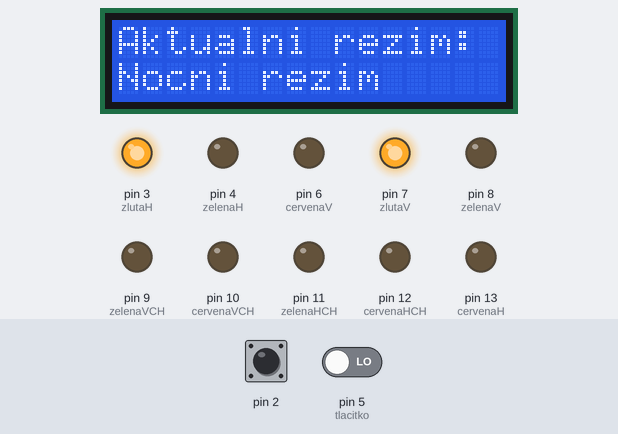
The sketch below on a simulated Arduino Uno, built with avr-gcc and run on an emulated ATmega328P. On the bench: 16×2 character LCD, output pins drawn as LEDs (lit = HIGH). Dashed ring = blinking. The inputs (shaded band) are chosen by the test bench; at power-on: pin 5 (tlacitko) LOW, pin 2 HIGH. What the sketch prints to the serial monitor is not drawn.

Above: at 1.2 s.
1.3 s: pin 5 (tlacitko) driven HIGH
At 3.6 s:
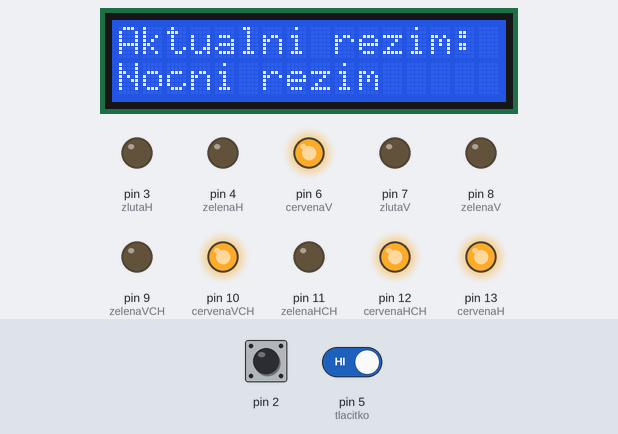
At 5.2 s:
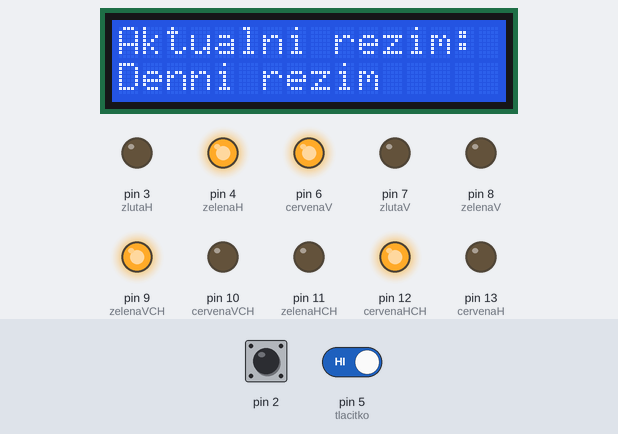
5.4 s: pin 5 (tlacitko) driven LOW
At 7.0 s:
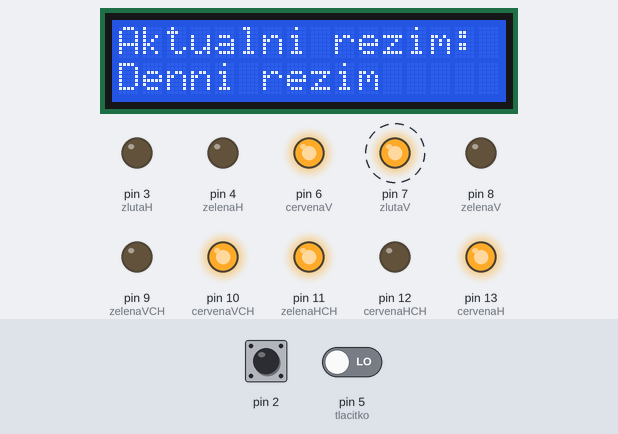
Timing chart, 0 to 14.6 s (numbered marks = the images above; inputs shaded):
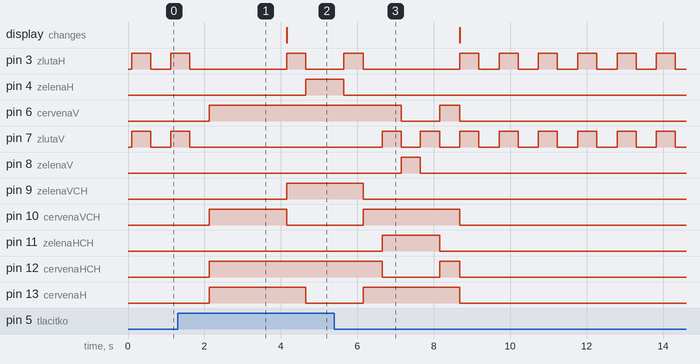

Measured:
- after the input at 1.3 s, pin 4 (zelenaH): LOW → HIGH after 3.4 s; pin 6 (cervenaV), pin 12 (cervenaHCH): LOW → HIGH after 0.82 s; pin 7 (zlutaV): goes on until 1.6 s, then stays LOW; pin 9 (zelenaVCH): LOW → HIGH after 2.9 s; pin 10 (cervenaVCH): LOW → HIGH after 0.82 s, → LOW 2.0 s later
- after the input at 5.4 s, pin 4 (zelenaH): goes on until 5.7 s, then stays LOW; pin 8 (zelenaV): goes on until 7.7 s, then stays LOW; pin 9 (zelenaVCH): goes on until 6.2 s, then stays LOW; pin 10 (cervenaVCH): goes on until 8.7 s, then stays LOW; pin 11 (zelenaHCH): goes on until 8.2 s, then stays LOW

The sketch:

final.ino
```cpp
#include <Wire.h>
#include <LiquidCrystal_I2C.h>
LiquidCrystal_I2C lcd(0x27,16,2);

int cervenaH = 13;  //pin 2 je červená pro hlavní semafor
int zlutaH = 3;  //pin 3 je žlutá pro hlavní semafor
int zelenaH = 4;  //pin 4 je zelená pro hlavní semafor
int zelenaV = 8;  //pin 8 je zelená pro vedlejší semafor
int zlutaV = 7;  //pin 7 je žlutá pro vedlejší semafor
int cervenaV = 6;   //pin 6 je červená vedlejší semafor
int tlacitko = 5; //pin 5 je tlacitko pro měnění režimů
int tlacitko2 = 2; //pin 2 je tlačítko pro zpoždění
int cervenaHCH = 12; //ping 12 je červená pro hlavní semafor pro chodce
int zelenaHCH = 11; //ping 11 je zelená pro hlavní semafor pro chodce
int cervenaVCH = 10; //ping 10 je červená pro vedlejší semafor pro chodce
int zelenaVCH = 9; //ping 9 je zelená pro vedlejší semafor pro chodce
int x = 1; //přednastavená hodnota pro noční režim
int d = 1000; //nastavení počátečního zpoždění na 1 sekundu
int z = 0; //pomocná proměnná pro výběr zpoždění
int y = 0; //pomocná proměnná pro zapnutí zpoždění
int a = 0; //pomocná proměnná pro auta


void setup() {
  Serial.begin(9600);
  lcd.init();
  lcd.backlight();
  attachInterrupt(0,zpozdeni,RISING);
  pinMode(2, INPUT_PULLUP);
  pinMode(cervenaH, OUTPUT);  //červená pro hlavní semafor je výstup
  pinMode(zlutaH, OUTPUT);  //žlutá pro hlavní semafor je výstup
  pinMode(zelenaH, OUTPUT);  //zelená pro hlavní semafor je výstup
  pinMode(zelenaV, OUTPUT);  //zelená pro vedlejší semafor je výstup
  pinMode(zlutaV, OUTPUT); //žlutá pro vedlejší semafor je výstup
  pinMode(cervenaV, OUTPUT);  //červená pro vedlejší semafor je výstup
  pinMode(cervenaHCH, OUTPUT); //červená pro hlavní semafor pro chodce je výstup
  pinMode(cervenaVCH, OUTPUT); //červená pro vedlejší semafor pro chodce je výstup
  pinMode(zelenaHCH, OUTPUT); //zelená pro hlavní semafor pro chodce je výstup
  pinMode(zelenaVCH, OUTPUT); //zelená pro vedlejší semafor pro chodce je výstup
  pinMode(tlacitko, INPUT); //switchbutton

}

void loop() {

    if (digitalRead(tlacitko) == HIGH) //denní režim
    {
    if (x == 1)
    {
      denstart();
      x=0;
    }
      den();
    }

    else
    {
      x=1;
      if (a == 5)
      {
        a=0;
        denstart();
        den();
      }
      noc();
      Serial.print("Pocet projetych aut: \t");
      Serial.println(a);
    }


}

void auta()
{
  a++;
}
void zpozdeni()
{
  y=1;
}

void den()
{
  //funkce pro den
      if (y == 1)
    {
      {
        y=0;
        z=z+1;
      }

      if (z == 0)
      {
        d=1000;
      }

      if (z == 1)
      {
        d=500;
      }

      if (z == 2)
      {
        d=250;
      }

      if (z == 3)
      {
        d=1000;
        z=0;
      }
    }
    Serial.print("Aktualni delay: \t");
    Serial.println(d);
    lcd.clear();
    lcd.setCursor(0,0);
    lcd.print("Aktualni rezim:");
    lcd.setCursor(0,1);
    lcd.print("Denni rezim");
    //2
    digitalWrite(zlutaH, HIGH);
    digitalWrite(zelenaVCH, HIGH);
    digitalWrite(cervenaVCH, LOW);
    delay(d);  //počkat 0.5 sekund
    //3
    digitalWrite(zelenaH, HIGH);
    digitalWrite(cervenaV, HIGH);
    digitalWrite(cervenaH, LOW);
    digitalWrite(zlutaH, LOW);
    delay(1000);  //počkat 1 sekundu
    //4
    digitalWrite(zelenaH, LOW);  //vypnout zelenou
    digitalWrite(zlutaH, HIGH);
    delay(d);  //počkat 0.5 sekund
    //5
    digitalWrite(cervenaH, HIGH);
    digitalWrite(zlutaH, LOW);
    digitalWrite(cervenaVCH, HIGH);
    digitalWrite(zelenaVCH, LOW);
    delay(d);  //počkat 0.5 sekund
    //6
    digitalWrite(zlutaV, HIGH);
    digitalWrite(zelenaHCH, HIGH);
    digitalWrite(cervenaHCH, LOW);
    delay(d);  //počkat 0.5 sekund
    //7
    digitalWrite(cervenaV, LOW);
    digitalWrite(zlutaV, LOW);
    digitalWrite(zelenaV, HIGH);
    delay(d);  //počkat 0.5 sekund
    //8
    digitalWrite(zlutaV, HIGH);
    digitalWrite(zelenaV, LOW);
    delay(d);  //počkat 0.5 sekund
    //9
    digitalWrite(zlutaV, LOW);
    digitalWrite(zelenaHCH, LOW);
    digitalWrite(cervenaV, HIGH);
    digitalWrite(cervenaHCH, HIGH);
    delay(d);
}

void noc()
{
  //funkce pro noc
  lcd.clear();
  lcd.setCursor(0,0);
  lcd.print("Aktualni rezim:");
  lcd.setCursor(0,1);
  lcd.print("Nocni rezim");
  digitalWrite(zlutaH, HIGH);
  digitalWrite(zlutaV, HIGH);
  digitalWrite(cervenaH, LOW);
  digitalWrite(cervenaV, LOW);
  digitalWrite(zelenaH, LOW);
  digitalWrite(zelenaV, LOW);
  digitalWrite(cervenaHCH, LOW);
  digitalWrite(cervenaVCH, LOW);
  digitalWrite(zelenaHCH, LOW);
  digitalWrite(zelenaVCH, LOW);
  delay(500);
  digitalWrite(zlutaH, LOW);
  digitalWrite(zlutaV, LOW);
  delay(500);
}

void denstart()
{
      //1
      digitalWrite(cervenaH, HIGH);
      digitalWrite(cervenaV, HIGH);
      digitalWrite(cervenaHCH, HIGH);
      digitalWrite(cervenaVCH, HIGH);
      digitalWrite(zelenaHCH, LOW);
      digitalWrite(zelenaVCH, LOW);
      digitalWrite(zlutaH, LOW);
      digitalWrite(zlutaV, LOW);
      digitalWrite(zelenaH, LOW);
      digitalWrite(zelenaV, LOW);
      delay(2000);
}
```
